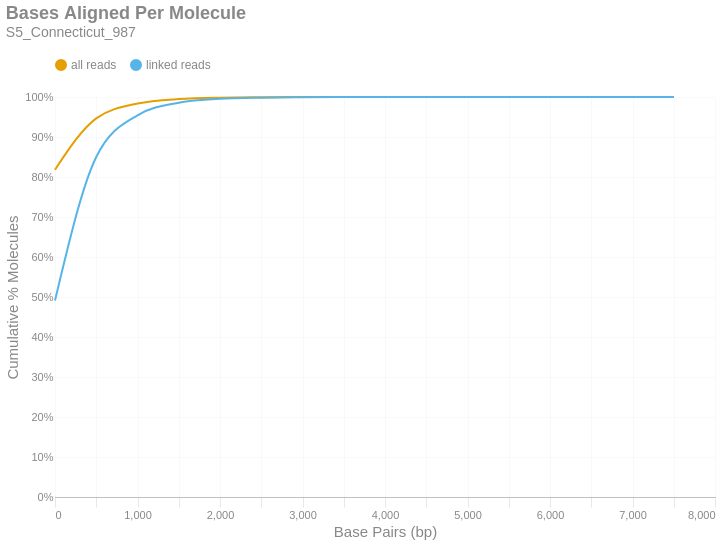

The notebook cell this image was saved under:
### Markdown cell above
### Bases Aligned Per Molecule
This is a cumulative frequency distribution showing the number of base pairs aligned per unique molecule. These data are shown in 500 bp bins. There are two distributions: one with `all reads` (yellow) and another with only `linked reads` (blue). The percent of molecules in the `linked reads` distribution is relative to the total number of linked molecules.

### Code cell
if SKIPLR:
    print_html(f"Skipped")
else:
    binned_df = consolidated_hist(valids['aligned_bp'], mask, 500, True)
    with SafeRender(binned_df):
        (
            density_plot(binned_df, 'Bases Aligned Per Molecule', samplename, 'basesper')
            .encode(
                x=alt.X('bin:Q', title="Base Pairs (bp)").axis(tickMinStep=500).scale(padding=0),
                y=alt.Y('value:Q', title='Cumulative % Molecules')
                    .axis(format='%')
                    .scale(domain = [0,1])
                    .stack(False),
                color=alt.Color("key:N").scale(domain = ["all reads", "linked reads"]),
                tooltip = [
                    alt.Tooltip("key:N", title = "Data Type"),
                    alt.Tooltip("range_label:N", title="Bases Aligned Per Molecule"),
                    alt.Tooltip("value:Q", format = ".2%", title="% Molecules (Cum.)")
                ]
            )
        ).display()

### Figure 1 — Vega-Lite specification as saved in the notebook (floating-point values rounded to 4 significant figures)
{"width": "container", "height": 400, "config": {"title": {"anchor": "start", "dy": -15, "fontSize": 18, "color": "#888888", "subtitleColor": "#888888", "subtitleFontSize": 14}, "arc": {"fill": "#0072B2"}, "axis": {"domainColor": "#888888", "domainWidth": 0.5, "gridWidth": 0.2, "grid": false, "titleFontWeight": 400, "titleFontSize": 15, "labelFontSize": 11, "labelColor": "#888888", "tickColor": "#888888", "tickWidth": 0.2, "titleColor": "#888888"}, "axisBand": {"grid": false}, "axisX": {"grid": true, "tickSize": 10, "domainCap": "round"}, "axisY": {"domain": false, "grid": true, "tickSize": 0, "domainCap": "round"}, "background": "transparent", "header": {"labelFontSize": 15, "labelColor": "#888888", "titleFontSize": 15, "titleFontWeight": 600, "titleColor": "#888888"}, "legend": {"labelFont": "sans-serif", "labelFontSize": 12, "labelColor": "#888888", "symbolSize": 100, "symbolType": "circle", "titleFontSize": 12, "titlePadding": 10, "titleColor": "#888888", "title": null, "orient": "top"}, "range": {"category": ["#E69F00", "#56B4E9", "#009E73", "#F0E442", "#0072B2", "#D55E00", "#CC79A7", "#000000"], "diverging": ["#cfe8f3", "#a2d4ec", "#73bfe2", "#46abdb", "#1696d2", "#12719e"]}, "area": {"fill": "#0072B2", "fillOpacity": 0.7, "line": true, "strokeOpacity": 0.7}, "line": {"color": "#0072B2", "stroke": "#0072B2", "strokeWidth": 2}, "trail": {"color": "#0072B2", "stroke": "#0072B2", "strokeWidth": 0, "size": 1}, "point": {"filled": true, "fillOpacity": 1.0, "size": 95}, "text": {"color": "#888888", "fontSize": 11, "align": "right", "fontWeight": 400, "size": 11}, "bar": {"fill": "#0072B2", "stroke": null}, "view": {"stroke": null, "continuousWidth": 660, "continuousHeight": 400}}, "data": {"name": "data-1c5e51e54c44a892c7c18eaf477cd47c"}, "mark": {"type": "line", "interpolate": "monotone", "point": {"opacity": 0, "size": 275}}, "encoding": {"color": {"field": "key", "scale": {"domain": ["all reads", "linked reads"]}, "type": "nominal"}, "tooltip": [{"field": "key", "title": "Data Type", "type": "nominal"}, {"field": "range_label", "title": "Bases Aligned Per Molecule", "type": "nominal"}, {"field": "value", "format": ".2%", "title": "% Molecules (Cum.)", "type": "quantitative"}], "x": {"axis": {"tickMinStep": 500}, "field": "bin", "scale": {"padding": 0}, "title": "Base Pairs (bp)", "type": "quantitative"}, "y": {"axis": {"format": "%"}, "field": "value", "scale": {"domain": [0, 1]}, "stack": false, "title": "Cumulative % Molecules", "type": "quantitative"}}, "params": [{"name": "param_c36ac31b6afebe62", "select": {"type": "point", "fields": ["key"]}, "bind": "legend"}], "title": {"text": "Bases Aligned Per Molecule", "subtitle": "S5_Connecticut_987"}, "transform": [{"fold": ["all reads (cumsum)", "linked reads (cumsum)"]}, {"calculate": "replace(datum.key, ' (cumsum)', '')", "as": "key"}, {"filter": {"param": "param_c36ac31b6afebe62"}}], "usermeta": {"embedOptions": {"downloadFileName": "S5_Connecticut_987.basesper"}}, "$schema": "https://vega.github.io/schema/vega-lite/v6.1.0.json", "datasets": {"data-1c5e51e54c44a892c7c18eaf477cd47c": [{"bin": "0.0", "interval": "0.0-500.0", "all reads": 0.8182, "linked reads": 0.4911, "all reads (cumsum)": 0.8182, "linked reads (cumsum)": 0.4911, "range_label": "0-499"}, {"bin": "500.0", "interval": "500.0-1000.0", "all reads": 0.1283, "linked reads": 0.359, "all reads (cumsum)": 0.9466, "linked reads (cumsum)": 0.8501, "range_label": "500-999"}, {"bin": "1000.0", "interval": "1000.0-1500.0", "all reads": 0.03711, "linked reads": 0.1042, "all reads (cumsum)": 0.9837, "linked reads (cumsum)": 0.9542, "range_label": "1000-1499"}, {"bin": "1500.0", "interval": "1500.0-2000.0", "all reads": 0.01122, "linked reads": 0.03152, "all reads (cumsum)": 0.9949, "linked reads (cumsum)": 0.9857, "range_label": "1500-1999"}, {"bin": "2000.0", "interval": "2000.0-2500.0", "all reads": 0.003502, "linked reads": 0.009832, "all reads (cumsum)": 0.9984, "linked reads (cumsum)": 0.9956, "range_label": "2000-2499"}, {"bin": "2500.0", "interval": "2500.0-3000.0", "all reads": 0.001014, "linked reads": 0.002848, "all reads (cumsum)": 0.9994, "linked reads (cumsum)": 0.9984, "range_label": "2500-2999"}, {"bin": "3000.0", "interval": "3000.0-3500.0", "all reads": 0.0003537, "linked reads": 0.0009931, "all reads (cumsum)": 0.9998, "linked reads (cumsum)": 0.9994, "range_label": "3000-3499"}, {"bin": "3500.0", "interval": "3500.0-4000.0", "all reads": 0.0001325, "linked reads": 0.000372, "all reads (cumsum)": 0.9999, "linked reads (cumsum)": 0.9998, "range_label": "3500-3999"}, {"bin": "4000.0", "interval": "4000.0-4500.0", "all reads": 4.651e-05, "linked reads": 0.0001306, "all reads (cumsum)": 1.0, "linked reads (cumsum)": 0.9999, "range_label": "4000-4499"}, {"bin": "4500.0", "interval": "4500.0-5000.0", "all reads": 1.688e-05, "linked reads": 4.74e-05, "all reads (cumsum)": 1.0, "linked reads (cumsum)": 1.0, "range_label": "4500-4999"}, {"bin": "5000.0", "interval": "5000.0-5500.0", "all reads": 7.486e-06, "linked reads": 2.102e-05, "all reads (cumsum)": 1.0, "linked reads (cumsum)": 1.0, "range_label": "5000-5499"}, {"bin": "5500.0", "interval": "5500.0-6000.0", "all reads": 2.389e-06, "linked reads": 6.707e-06, "all reads (cumsum)": 1.0, "linked reads (cumsum)": 1.0, "range_label": "5500-5999"}, {"bin": "6000.0", "interval": "6000.0-6500.0", "all reads": 7.963e-07, "linked reads": 2.236e-06, "all reads (cumsum)": 1.0, "linked reads (cumsum)": 1.0, "range_label": "6000-6499"}, {"bin": "6500.0", "interval": "6500.0-7000.0", "all reads": 4.778e-07, "linked reads": 1.341e-06, "all reads (cumsum)": 1.0, "linked reads (cumsum)": 1.0, "range_label": "6500-6999"}, {"bin": "7000.0", "interval": "7000.0-7500.0", "all reads": 1.593e-07, "linked reads": 4.472e-07, "all reads (cumsum)": 1.0, "linked reads (cumsum)": 1.0, "range_label": "7000-7499"}, {"bin": "7500.0", "interval": "7500.0-8000.0", "all reads": 1.593e-07, "linked reads": 4.472e-07, "all reads (cumsum)": 1.0, "linked reads (cumsum)": 1.0, "range_label": "7500-7999"}]}}
